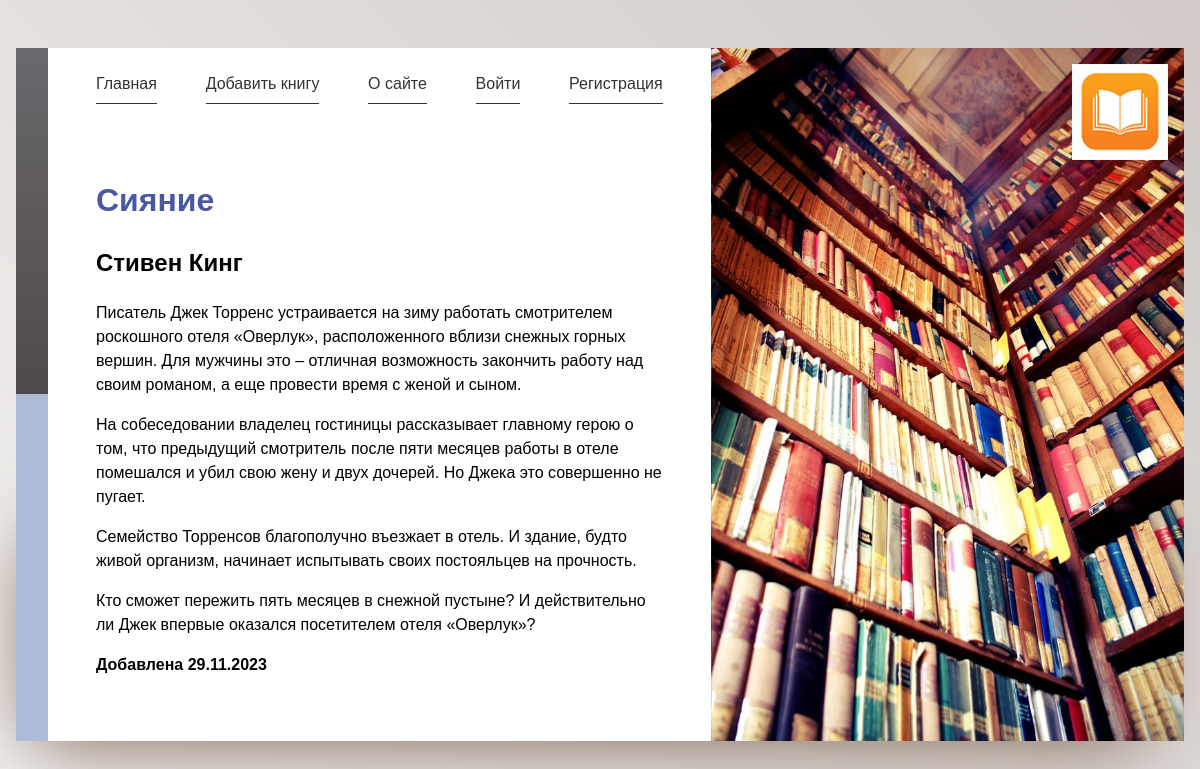
The page /book/siyanie/ on the database its author committed.
### library/models.py (models this page shows, shortened)
class Book(models.Model):
    name = models.CharField(max_length=100, verbose_name='Название')
    slug = models.SlugField(max_length=50, unique=True, db_index=True, verbose_name='URL')
    synopsis = models.TextField(blank=True, null=True, verbose_name='Описание')
    date_added = models.DateTimeField(auto_now_add=True, verbose_name='Дата добавления')
    date_updated = models.DateTimeField(auto_now=True, verbose_name='Дата изменения')
    is_visible = models.BooleanField(default=True, verbose_name='Видимость')
    genre = models.ForeignKey(Genre, on_delete=models.CASCADE, related_name='books', verbose_name='Жанр')
    author = models.ManyToManyField(Author, related_name='books', verbose_name='Автор')
    added_by = models.ForeignKey(get_user_model(), on_delete=models.SET_NULL, related_name='books',
                                 verbose_name='Добавил', null=True, default=None)
    objects = models.Manager()
    visible = VisibleManager()
    class Meta:
        verbose_name = 'Книга'
        verbose_name_plural = 'Книги'

class Author(models.Model):
    name = models.CharField(max_length=100, verbose_name='Имя')
    slug = models.SlugField(max_length=50, unique=True, db_index=True, verbose_name='URL')
    fullname = models.TextField(blank=True, null=True, verbose_name='Полное имя')
    class Meta:
        verbose_name = 'Автор'
        verbose_name_plural = 'Авторы'

### library/views.py (the view)
# urls.py: path('book/<slug:book_slug>/', views.show_book, name='book'),
def show_book(request, book_slug):
    book = get_object_or_404(Book, slug=book_slug)
    genre = book.genre
    authors = book.author.all()
    context = {
        'title': book.name,
        'genre': genre,
        'book': book,
        'authors': authors,
    }
    return render(request, 'library/book.html', context)

### library/context_processors.py (called while the page is built)
def get_menu(request):
    return {'mainmenu': menu}

### library/templates/library/book.html
{% extends 'base.html' %}
{% block content %}
<h1>
    <span>{{ book.name }}</span></h1>
<h2>
    {% for author in authors %}
    {{ author.fullname }}{% if authors|length > 1 and not forloop.last%}, {% endif %}
    {% endfor %}
</h2>
<p>{{ book.synopsis|linebreaks }}</p>
<p><b>Добавлена {{ book.added_by.username }} {{ book.date_added|date:"d.m.Y"}}</b></p>
{% endblock %}

### static/css/style.css (style rules this page uses)
:root { --var-padding: 1em; --highlight: hsl(230, 38%, 46%); --highlight-dark: hsl(230, 38%, 36%); --logo-width: 6em; --logo-offset: 1em; --main-column-width: 25em; }
* { box-sizing: border-box; }
*::before, *::after { border-box: inherit; }
main h1 { margin-top: 0; font-weight: normal; }
main h1 span { display: block; color: var(--highlight); font-weight: bolder; }
html { min-height: 100vh; font-family: sans-serif; line-height: 1.5; background: linear-gradient(45deg, #f1f0ef, #d1cac7); background-repeat: no-repeat; background-size: cover; }
body { margin: 0; }
@media (min-width: 37.5em) { :root { --var-padding: 3em; } }
@media (min-width: 37.5em) { body { margin: 1em; } }

### rows shown on the page
Book: name "Сияние", synopsis "Писатель Джек Торренс устраивается на зиму работать смотрителем роскошного отеля «Оверлук», расположенного вблизи снежных горных вершин. Для мужчины это – отличная возможность закончить работу над своим романом, а еще провести время с женой и сыном. На собеседовании владелец гостиницы рассказывает главному герою о том, что предыдущий смотритель после пяти месяцев работы в отеле помешался и убил свою жену и двух дочерей. Но Джека это совершенно не пугает. Семейство Торренсов благополучно въезжает в отель. И здание, будто живой организм, начинает испытывать своих постояльцев на прочность. Кто сможет пережить пять месяцев в снежной пустыне? И действительно ли Джек впервые оказался посетителем…", date_added "29.11.2023"
Author: fullname "Стивен Кинг"

### other values the page prints
{{ m.title }} "Главная" "Добавить книгу" "О сайте"
